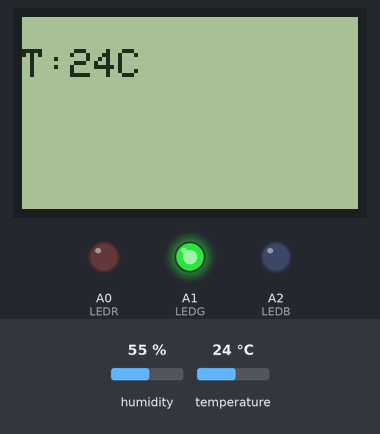
Simulated run of this sketch. Board: Arduino Nano, built with avr-gcc and run on an emulated ATmega328P. Parts: 84×48 one-colour display, output pins drawn as LEDs (lit = HIGH). The test bench sets the inputs (shaded band); at power-on: temperature 24 °C, humidity 55 %.

Above: at 1.8 s.
1.9 s: temperature set to 29 °C
At 3.5 s:
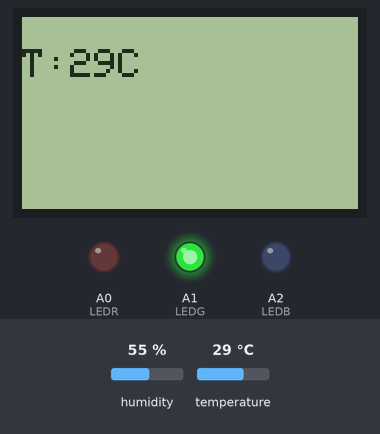
4.6 s: temperature set to 32 °C
At 6.6 s:
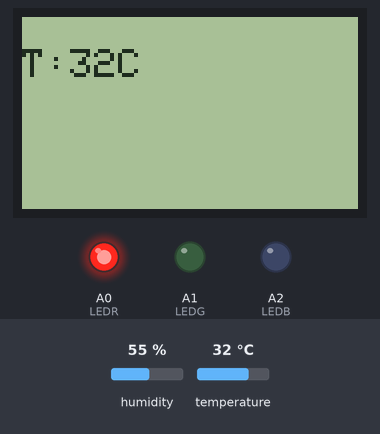
7.6 s: temperature set to 12 °C
At 9.7 s:
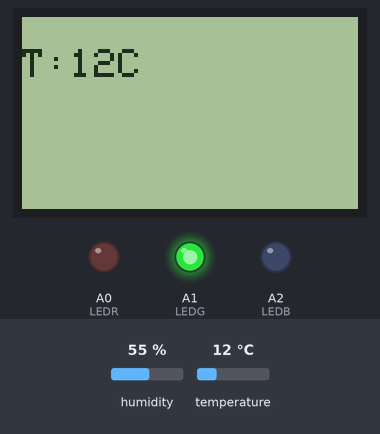
Timing chart, 0 to 11.2 s (numbered marks = the images above; inputs shaded):
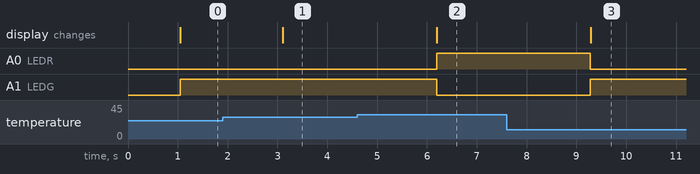

Measured:
- the behaviour switches between 30 and 31 °C on temperature (found by bisection; images 1 and 2)
- after the input at 1.9 s, the display: changes after 1.2 s (image 1)
- after the input at 4.6 s, A0 (LEDR): LOW → HIGH after 1.6 s; A1 (LEDG): HIGH → LOW after 1.6 s; the display: changes after 1.6 s (image 2)
- after the input at 7.6 s, A0 (LEDR): HIGH → LOW after 1.7 s; A1 (LEDG): LOW → HIGH after 1.7 s; the display: changes after 1.7 s (image 3)

The sketch:

nano-zibgee-dht96.ino
```cpp
//======== [ Zigbee - Send Data ] ======== //
#include <SoftwareSerial.h>
SoftwareSerial UART (1,0);
//------------------------ [Zigbee - 傳送封包Data]------------------------//
//---ZigbeeDataTest: Leftaddress=[0x61.0x33]-Right=address=[0x70.0x35]---//
byte STM32HostID[]     = {0xFE,0x05,0x91,0x90,0x10,0x2D,0x00,0xFF}; //本機[Send-Data]
byte ZigbeeRightTest[] = {0xFE,0x05,0x91,0x90,0x70,0x35,0x00,0xFF}; //本機[Send-Data]
byte ZigbeeSendTest[]  = {0xFE,0x05,0x91,0x20,0x61,0x33,0x05,0xFF}; //本機[LED-TEST]
int ArrayNoise;
#include <PCD8544.h>
static PCD8544 lcd;
#include <dht.h>
#define dht_dpin 2 //定義訊號要從Pin 2 進來
dht DHT;
int out;
#define LEDR A0
#define LEDG A1
#define LEDB A2
void setup() {
  Serial.begin(9600);
  UART.begin(115200);
    lcd.begin(84, 48);
  pinMode(LEDR, OUTPUT);
  pinMode(LEDG, OUTPUT);
  pinMode(LEDB, OUTPUT);
}
void loop() {
int average=0;
DHT.read11(dht_dpin);
/*Serial.print("Humidity = ");
Serial.print(DHT.humidity);
Serial.print("% ");
Serial.print("temperature = ");
Serial.print(DHT.temperature);
Serial.println("C ");*/
for(int i=0;i<10;i++){
 //Serial.println(average);
  average+=DHT.temperature;
   delay(100);
  }
  average=average/10;
 // Serial.println(average);
if (average<=30){
       out=0x00;
       STM32HostID[6]=out;
       UART.write(ZigbeeSendTest, sizeof(ZigbeeSendTest));
       UART.write(STM32HostID, sizeof(STM32HostID));
       digitalWrite(LEDR, LOW);
       digitalWrite(LEDG, HIGH);
       digitalWrite(LEDB, LOW);
}else if(average>=31){
         out=0x01;
         STM32HostID[6]=out;
         UART.write(ZigbeeSendTest, sizeof(ZigbeeSendTest));
         UART.write(STM32HostID, sizeof(STM32HostID));
         digitalWrite(LEDR, HIGH);
         digitalWrite(LEDG, LOW);
         digitalWrite(LEDB, LOW);
   }
  lcd.setCursor(0,1);
  lcd.print("T:");
  lcd.print(average);
  lcd.print("C");
  if(average<10){
    lcd.setCursor(42,1);
    lcd.print("  ");
    }else if(average<100){
    lcd.setCursor(48,1);
    lcd.print(" ");
    }
}
```
